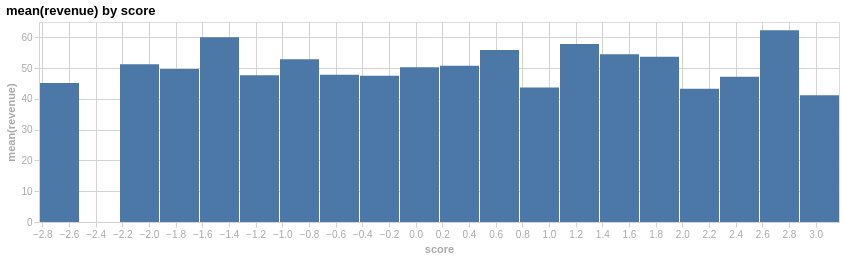

The cell this chart's notebook holds for it:
### Code cell
# Numeric X / Y — equal-width bins
df_num = pandas.DataFrame({
    "score": random.normal(0, 1, 500),
    "revenue": random.uniform(1, 100, 500),
})
eda.plot_aggy(df_num, "score", "revenue", agg="mean", num_bins=20)

### Figure 1 — Vega-Lite specification as saved in the notebook (floating-point values rounded to 4 significant figures)
{"config": {"axis": {"grid": true, "gridColor": "#d3d3d3", "tickColor": "#d3d3d3", "domainColor": "#d3d3d3", "labelColor": "#a9a9a9", "titleColor": "#a9a9a9"}, "legend": {"orient": "top", "titleAnchor": "start", "columns": 0, "titleColor": "#a9a9a9", "labelColor": "#a9a9a9"}, "title": {"align": "left", "anchor": "start"}}, "data": {"name": "data-59ade62905abd4af354a6ddde6f6f28b"}, "mark": {"type": "bar"}, "encoding": {"tooltip": [{"field": "score_lb", "type": "quantitative"}, {"field": "score_ub", "type": "quantitative"}, {"field": "agg_value", "type": "quantitative"}], "x": {"axis": {"title": "score"}, "bin": "binned", "field": "score_lb", "type": "quantitative"}, "x2": {"field": "score_ub"}, "y": {"field": "agg_value", "title": "mean(revenue)", "type": "quantitative"}}, "height": 200, "params": [{"name": "param_1e9efca18e7a2868", "select": {"type": "interval", "encodings": ["x", "y"]}, "bind": "scales"}], "title": "mean(revenue) by score", "width": 800, "$schema": "https://vega.github.io/schema/vega-lite/v6.4.1.json", "datasets": {"data-59ade62905abd4af354a6ddde6f6f28b": [{"score_lb": -2.825, "score_ub": -2.525, "agg_value": 45.19}, {"score_lb": -2.225, "score_ub": -1.925, "agg_value": 51.3}, {"score_lb": -1.925, "score_ub": -1.625, "agg_value": 49.7}, {"score_lb": -1.625, "score_ub": -1.325, "agg_value": 60.06}, {"score_lb": -1.325, "score_ub": -1.025, "agg_value": 47.67}, {"score_lb": -1.025, "score_ub": -0.7246, "agg_value": 52.87}, {"score_lb": -0.7246, "score_ub": -0.4246, "agg_value": 47.84}, {"score_lb": -0.4246, "score_ub": -0.1246, "agg_value": 47.55}, {"score_lb": -0.1246, "score_ub": 0.1755, "agg_value": 50.33}, {"score_lb": 0.1755, "score_ub": 0.4755, "agg_value": 50.77}, {"score_lb": 0.4755, "score_ub": 0.7755, "agg_value": 55.89}, {"score_lb": 0.7755, "score_ub": 1.075, "agg_value": 43.68}, {"score_lb": 1.075, "score_ub": 1.375, "agg_value": 57.84}, {"score_lb": 1.375, "score_ub": 1.676, "agg_value": 54.55}, {"score_lb": 1.676, "score_ub": 1.976, "agg_value": 53.73}, {"score_lb": 1.976, "score_ub": 2.276, "agg_value": 43.32}, {"score_lb": 2.276, "score_ub": 2.576, "agg_value": 47.17}, {"score_lb": 2.576, "score_ub": 2.876, "agg_value": 62.32}, {"score_lb": 2.876, "score_ub": 3.176, "agg_value": 41.17}]}}
